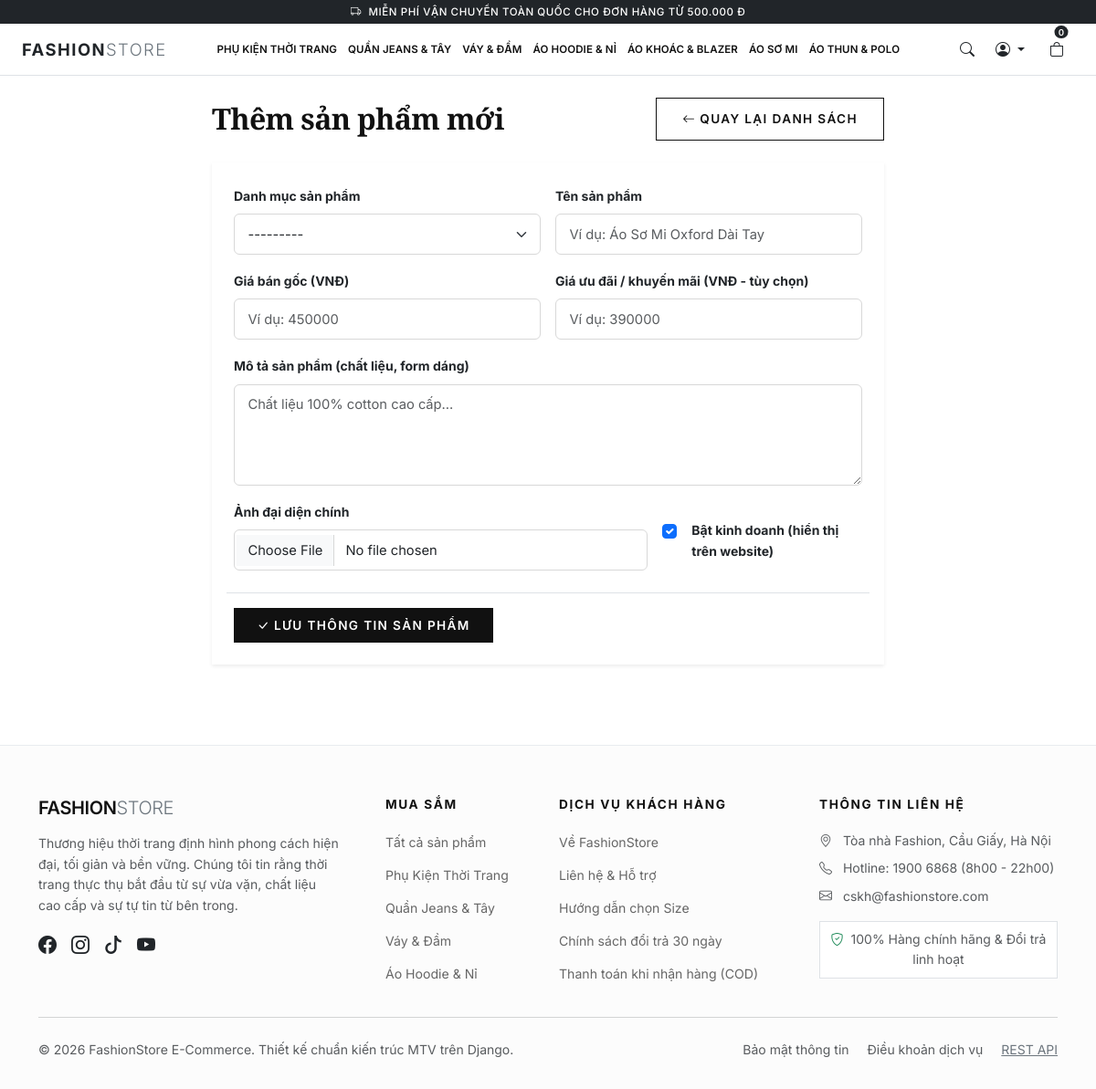
Screenshot of /products/management/products/add/ (signed in) with the database file from the repository.
### products/models.py (models this page shows, shortened)
class Category(models.Model):
    name = models.CharField(max_length=100, unique=True, verbose_name='Tên danh mục')
    slug = models.SlugField(max_length=120, unique=True, blank=True, verbose_name='Đường dẫn slug')
    description = models.TextField(blank=True, verbose_name='Mô tả danh mục')
    image = models.ImageField(upload_to='categories/', blank=True, null=True, verbose_name='Ảnh danh mục')
    created_at = models.DateTimeField(auto_now_add=True, verbose_name='Ngày tạo')
    class Meta:
        verbose_name = 'Danh mục sản phẩm'
        verbose_name_plural = 'Danh mục sản phẩm'
        ordering = ['name']
    def __str__(self):
        return self.name

### products/views.py (the view)
# urls.py: path('management/products/add/', views.admin_product_add, name='admin_product_add'),
@login_required
@user_passes_test(is_admin_user)
def admin_product_add(request):
    if request.method == 'POST':
        form = ProductForm(request.POST, request.FILES)
        if form.is_valid():
            product = form.save()
            messages.success(request, f"Đã thêm sản phẩm '{product.name}' thành công! Vui lòng thêm các biến thể kích cỡ và màu sắc.")
            return redirect('products:admin_variants', pk=product.pk)
        else:
            messages.error(request, "Vui lòng kiểm tra lại thông tin nhập.")
    else:
        form = ProductForm()
    return render(request, 'products/admin_product_form.html', {'form': form, 'title': 'Thêm sản phẩm mới'})

### cart/context_processors.py (called while the page is built)
def cart_context(request):
    cart_count = 0
    cart_total = 0
    if request.user.is_authenticated:
        try:
            from cart.models import Cart
            cart = Cart.objects.filter(user=request.user).first()
            if cart:
                cart_count = cart.get_total_items()
                cart_total = cart.get_total_price()
        except Exception:
            pass
    return {
        'nav_cart_count': cart_count,
        'nav_cart_total': cart_total,
    }

### cart/models.py (called while the page is built)
    def get_total_items(self):
        total = self.items.aggregate(total_qty=models.Sum('quantity'))['total_qty']
        return total if total is not None else 0

    def get_total_price(self):
        total = sum(item.get_subtotal() for item in self.items.all())
        return total

### core/templatetags/currency_tags.py (called while the page is built)
@register.filter(name='vnd')
def vnd(value):
    if value is None or value == '':
        return '0₫'
    try:
        val = int(round(float(value)))
        formatted = f"{val:,}".replace(",", ".")
        return f"{formatted}₫"
    except (ValueError, TypeError):
        return f"{value}₫"

### products/context_processors.py (called while the page is built)
def category_context(request):
    try:
        from products.models import Category
        categories = Category.objects.prefetch_related('products').all()
    except Exception:
        categories = []
    return {
        'nav_categories': categories
    }

### products/models.py (called while the page is built)
    def get_final_price(self):
        if self.sale_price and self.sale_price > 0 and self.sale_price < self.price:
            return self.sale_price
        return self.price

### products/views.py (called while the page is built)
def is_admin_user(user):
    return user.is_authenticated and (user.is_staff or user.is_superuser)

### templates/products/admin_product_form.html (shortened to what this page needs)
{% extends 'base.html' %}
{% load static %}
{% block content %}
<div class="container py-4">
    <div class="row justify-content-center">
        <div class="col-lg-8">
            <div class="d-flex justify-content-between align-items-center mb-4">
                <h2 class="fw-bold serif-font mb-0">{{ title }}</h2>
                <a href="{% url 'products:admin_product_list' %}" class="btn btn-fashion-outline btn-sm">
                    <i class="bi bi-arrow-left me-1"></i> Quay lại danh sách
                </a>
            </div>
            <div class="card border-0 shadow-sm p-4 rounded-0 bg-white">
                <form method="post" enctype="multipart/form-data">
                    <div class="row g-3">
                        <div class="col-md-6">
                            <label class="form-label small fw-bold">{{ form.category.label }}</label>
                            {{ form.category }}
                        </div>
                        <div class="col-md-6">
                            <label class="form-label small fw-bold">{{ form.name.label }}</label>
                            {{ form.name }}
                        </div>
                        <div class="col-md-6">
                            <label class="form-label small fw-bold">{{ form.price.label }}</label>
                            {{ form.price }}
                        </div>
                        <div class="col-md-6">
                            <label class="form-label small fw-bold">{{ form.sale_price.label }}</label>
                            {{ form.sale_price }}
                        </div>
                        <div class="col-12">
                            <label class="form-label small fw-bold">{{ form.description.label }}</label>
                            {{ form.description }}
                        </div>
                        <div class="col-md-8">
                            <label class="form-label small fw-bold">{{ form.image.label }}</label>
                            {{ form.image }}
                        </div>
                        <div class="col-md-4 d-flex align-items-center pt-3">
                            <div class="form-check">
                                {{ form.is_active }}
                                <label class="form-check-label small fw-bold ms-2" for="{{ form.is_active.id_for_label }}">
                                    {{ form.is_active.label }}
                                </label>
                            </div>
                        </div>
                        <div class="col-12 mt-4 pt-3 border-top">
                            <button type="submit" class="btn btn-fashion-dark px-4 py-2">
                                <i class="bi bi-check-lg me-1"></i> Lưu Thông Tin Sản Phẩm
                            </button>
                        </div>
                    </div>
                </form>
            </div>
        </div>
    </div>
</div>
{% endblock %}

### templates/includes/navbar.html (shortened to what this page needs)
{% load static %}
<header class="yame-header sticky-top" id="mainHeader">
    <div class="yame-header-main bg-white border-bottom position-relative">
        <div class="container-fluid px-2 px-sm-3 px-xl-4">
            <div class="d-flex align-items-center justify-content-between" style="min-height: 56px;">
                <div class="d-flex align-items-center flex-shrink-0 me-2">
                    <a class="yame-brand-logo text-dark text-decoration-none" href="{% url 'core:home' %}">
                        <span class="fw-bold text-uppercase">FASHION</span><span class="fw-light text-secondary">STORE</span>
                    </a>
                </div>
                <nav class="yame-nav-bar d-none d-lg-block mx-1 mx-xl-3 flex-grow-1 overflow-hidden" style="min-width: 0;">
                    <ul class="yame-nav-list d-flex justify-content-center align-items-center list-unstyled mb-0 flex-nowrap" style="scrollbar-width: none;">
                        {% for cat in nav_categories %}
                        <li class="yame-nav-item yame-nav-item--has-mega">
                            <a class="yame-nav-link" href="{% url 'products:category_products' cat.slug %}">
                                {{ cat.name }}
                            </a>
                        </li>
                        {% endfor %}
                    </ul>
                </nav>
                <div class="header-right-actions d-flex align-items-center gap-1 gap-sm-2 flex-shrink-0 ms-auto ps-2" style="z-index: 1050; min-width: fit-content;">
                    <button class="btn yame-header-icon-btn text-dark border-0 bg-transparent text-decoration-none" id="searchToggleBtn" type="button" aria-label="Tìm kiếm sản phẩm" title="Tìm kiếm">
                        <i class="bi bi-search fs-6"></i>
                    </button>
                    {% if user.is_authenticated %}
                    <div class="dropdown">
                        <button class="btn yame-header-btn dropdown-toggle d-flex align-items-center gap-1 p-1 text-dark border-0 bg-transparent" type="button" data-bs-toggle="dropdown" aria-expanded="false" title="Tài khoản">
                            <i class="bi bi-person-circle fs-6"></i>
                        </button>
                    </div>
                    {% endif %}
                    {% if user.is_authenticated %}
                    <a href="{% url 'cart:detail' %}" class="btn yame-cart-btn text-dark position-relative p-1 text-decoration-none ms-1" title="Giỏ hàng">
                        <i class="bi bi-bag fs-6"></i>
                        <span class="yame-cart-badge position-absolute translate-middle badge rounded-pill bg-dark text-white">
                            {{ nav_cart_count|default:0 }}
                        </span>
                    </a>
                    {% endif %}
                </div>
            </div>
        </div>
    </div>
</header>

### templates/includes/footer.html
{% load static %}
<footer class="fashion-footer">
    <div class="container">
        <div class="row g-4">
            <div class="col-lg-4 col-md-6">
                <h5 class="brand-logo mb-3">FASHION<span class="text-secondary fw-light">STORE</span></h5>
                <p class="text-muted small pe-lg-4">
                    Thương hiệu thời trang định hình phong cách hiện đại, tối giản và bền vững. Chúng tôi tin rằng thời trang thực thụ bắt đầu từ sự vừa vặn, chất liệu cao cấp và sự tự tin từ bên trong.
                </p>
                <div class="d-flex gap-3 text-secondary fs-5 mt-3">
                    <a href="#" class="text-dark"><i class="bi bi-facebook"></i></a>
                    <a href="#" class="text-dark"><i class="bi bi-instagram"></i></a>
                    <a href="#" class="text-dark"><i class="bi bi-tiktok"></i></a>
                    <a href="#" class="text-dark"><i class="bi bi-youtube"></i></a>
                </div>
            </div>
            <div class="col-lg-2 col-md-6 col-6">
                <h6 class="footer-heading">Mua sắm</h6>
                <ul class="footer-link-list">
                    <li><a href="{% url 'products:product_list' %}">Tất cả sản phẩm</a></li>
                    {% for cat in nav_categories|slice:":4" %}
                    <li><a href="{% url 'products:category_products' cat.slug %}">{{ cat.name }}</a></li>
                    {% endfor %}
                </ul>
            </div>
            <div class="col-lg-3 col-md-6 col-6">
                <h6 class="footer-heading">Dịch vụ khách hàng</h6>
                <ul class="footer-link-list">
                    <li><a href="{% url 'core:about' %}">Về FashionStore</a></li>
                    <li><a href="{% url 'core:contact' %}">Liên hệ & Hỗ trợ</a></li>
                    <li><a href="#">Hướng dẫn chọn Size</a></li>
                    <li><a href="#">Chính sách đổi trả 30 ngày</a></li>
                    <li><a href="#">Thanh toán khi nhận hàng (COD)</a></li>
                </ul>
            </div>
            <div class="col-lg-3 col-md-6">
                <h6 class="footer-heading">Thông tin liên hệ</h6>
                <p class="text-muted small mb-2"><i class="bi bi-geo-alt me-2"></i> Tòa nhà Fashion, Cầu Giấy, Hà Nội</p>
                <p class="text-muted small mb-2"><i class="bi bi-telephone me-2"></i> Hotline: 1900 6868 (8h00 - 22h00)</p>
                <p class="text-muted small mb-3"><i class="bi bi-envelope me-2"></i> cskh@fashionstore.com</p>
                <div class="p-2 border bg-white small text-center text-muted">
                    <i class="bi bi-shield-check text-success me-1"></i> 100% Hàng chính hãng & Đổi trả linh hoạt
                </div>
            </div>
        </div>
        <hr class="my-4 text-muted">
        <div class="row align-items-center small text-muted">
            <div class="col-md-6 text-center text-md-start">
                &copy; 2026 FashionStore E-Commerce. Thiết kế chuẩn kiến trúc MTV trên Django.
            </div>
            <div class="col-md-6 text-center text-md-end mt-2 mt-md-0">
                <span class="me-3">Bảo mật thông tin</span>
                <span class="me-3">Điều khoản dịch vụ</span>
                <a href="/api/products/" target="_blank" class="text-decoration-underline text-secondary">REST API</a>
            </div>
        </div>
    </div>
</footer>

### rows the page displays
Category: name "PHỤ KIỆN THỜI TRANG", name "Phụ Kiện Thời Trang"
Category: name "QUẦN JEANS & TÂY", name "Quần Jeans & Tây"
Category: name "VÁY & ĐẦM", name "Váy & Đầm"
Category: name "ÁO HOODIE & NỈ", name "Áo Hoodie & Nỉ"
Category: name "ÁO KHOÁC & BLAZER"
Category: name "ÁO SƠ MI"
Category: name "ÁO THUN & POLO"

### other values shown
{{ nav_cart_count|default:0 }} "0"
{{ title }} "Thêm sản phẩm mới"
